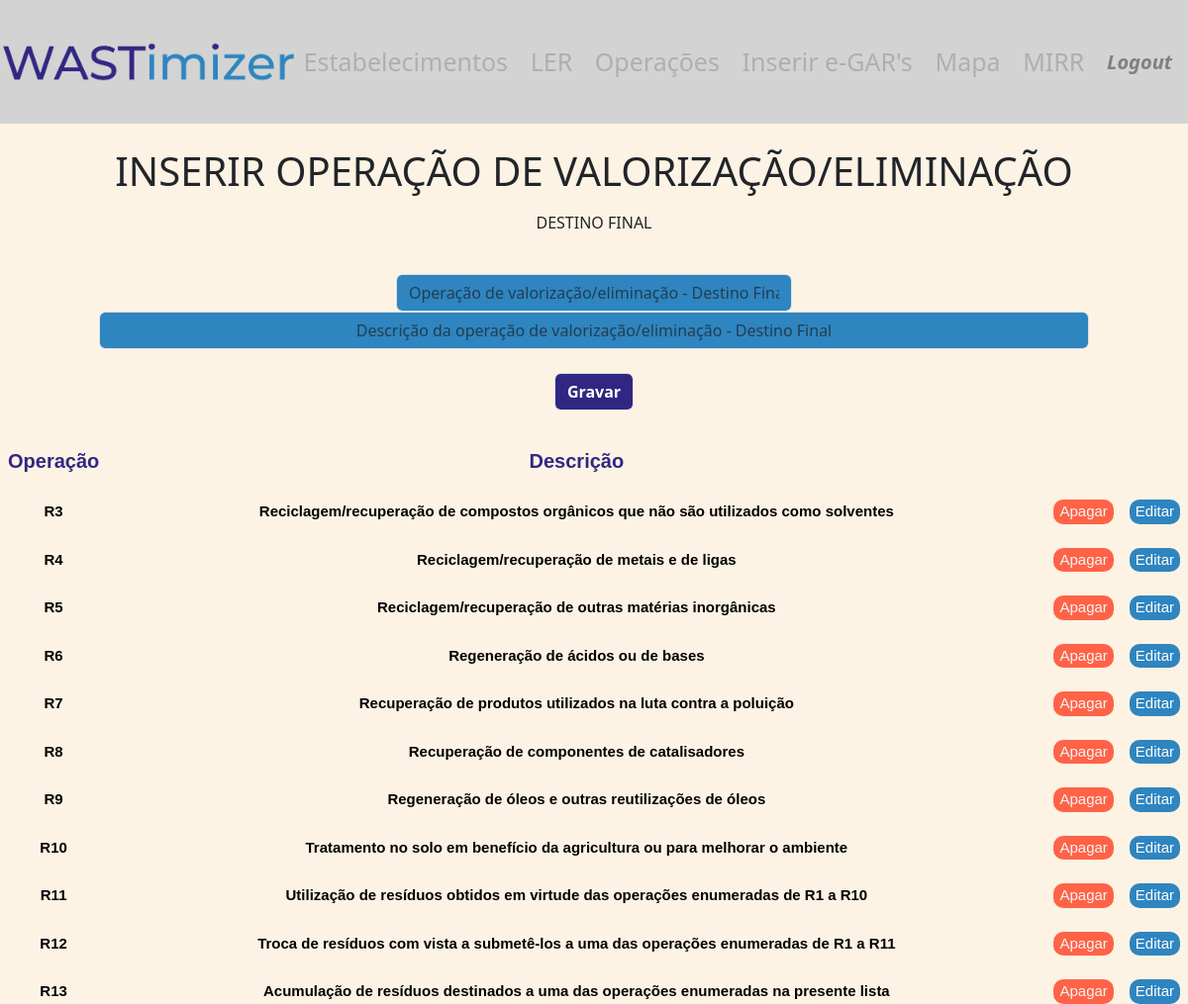
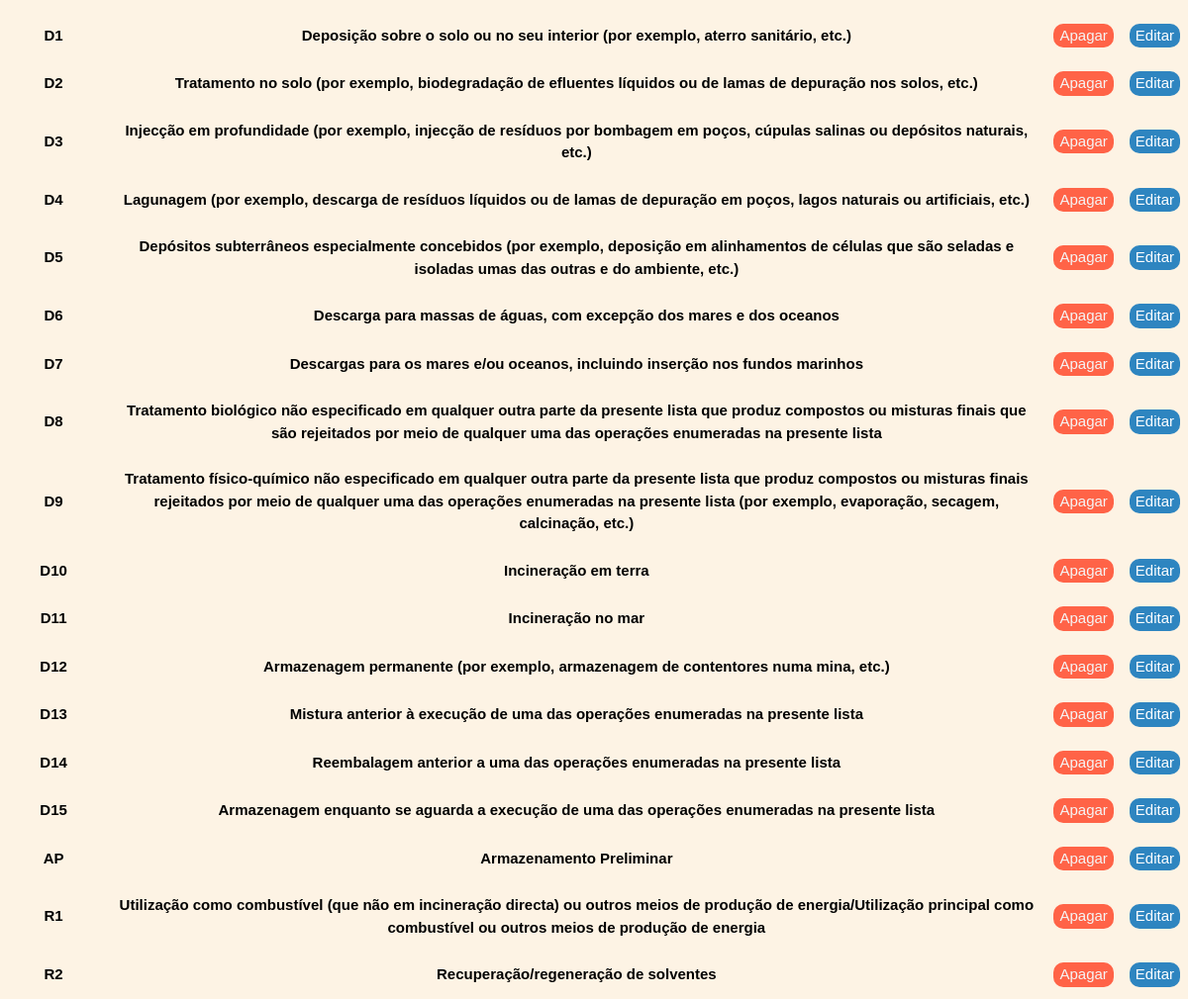
The page /operation_description (signed in) on the database its author committed (2 pictures, top to bottom).
### tables this page shows
CREATE TABLE operation_description (
    operation TEXT NOT NULL UNIQUE,
    description TEXT NOT NULL 
);

### app.py (the view, shortened to what this page needs)
@app.route("/operation_description", methods=["GET", "POST"])
@login_required
def operation_description():
    if request.method == "GET":
        all_operations = db.execute("""
        SELECT
            *
        FROM
            operation_description""")
        return render_template("operation_description.html", all_operations=all_operations)

### helpers.py (called while the page is built)
def login_required(f):
    @wraps(f)
    def decorated_function(*args, **kwargs):
        if session.get("user_id") is None:
            return redirect("/login")
        return f(*args, **kwargs)
    return decorated_function

### templates/operation_description.html (shortened to what this page needs)
{% extends "layout.html" %}
{% block main %}
<br>
<p class="display-6 text-center"> INSERIR OPERAÇÃO DE VALORIZAÇÃO/ELIMINAÇÃO</p>
<p class="display-8 text-center"> DESTINO FINAL</p>
<br>
<form action="/operation_description" method="post">
    <div class="row justify-content-center">
        <div class="col-auto">
            <input autocomplete="off" autofocus class="form-control text-center mx-auto" style="width: 400px; background-color:  rgb(46, 133, 192)"  name="operation" placeholder="Operação de valorização/eliminação - Destino Final"
            type="text">
        </div>
        <div class="col-auto">
            <input autocomplete="off" class="form-control text-center mx-auto" style="width: 1000px; background-color: rgb(46, 133, 192)"  name="description" placeholder="Descrição da operação de valorização/eliminação - Destino Final" type="text">
        </div>
    </div>
    <br>
    <button class="form-control text-white fw-bold mx-auto w-auto" style="background-color: rgb(49, 39, 131)" type="submit">Gravar</button>
    <br>
</form>
<table id="input_tables" style="width:100%">
    <thead>
        <tr>
            <th>Operação</th>
            <th>Descrição</th>
        </tr>
    </thead>
    <tbody>
        {% for row in all_operations %}
        <tr>
            <td>{{ row.operation }}</td>
            <td>{{ row.description }}</td>
            <td>
                <button class="delet_edit_bttn" style="background-color: tomato; color: whitesmoke" onclick="showConfirmDelete('{{ row.operation}}')">Apagar</button>
            </td>
            <td>
                <button class="delet_edit_bttn" style="background-color: rgb(46, 133, 192); color: white" onclick="showEditForm('{{ row.operation }}')">Editar</button>
            </td>
        </tr>
        {% endfor %}
    </tbody>
</table>
{% endblock %}

### static/style.css (style rules this page uses)
.body_layout { background-color: #fdf3e4; }
.delet_edit_bttn { border: none; border-radius: 10px; }
#input_tables { font-family: Arial, Helvetica, sans-serif; border-collapse: collapse; width: 100%; }
#input_tables td, #input_tables th { padding: 8px; padding-top: 12px; padding-bottom: 12px; font-size: 15px; text-align: center; font-weight: bold; }
#input_tables th { font-size: 20px; color: rgb(49, 39, 131); }
#input_tables td { font-size: 15px; color: black; }

### rows shown on the page
operation_description: operation "R3", description "Reciclagem/recuperação de compostos orgânicos que não são utilizados como solventes"
operation_description: operation "R4", description "Reciclagem/recuperação de metais e de ligas"
operation_description: operation "R5", description "Reciclagem/recuperação de outras matérias inorgânicas"
operation_description: operation "R6", description "Regeneração de ácidos ou de bases"
operation_description: operation "R7", description "Recuperação de produtos utilizados na luta contra a poluição"
operation_description: operation "R8", description "Recuperação de componentes de catalisadores"
operation_description: operation "R9", description "Regeneração de óleos e outras reutilizações de óleos"
operation_description: operation "R10", description "Tratamento no solo em benefício da agricultura ou para melhorar o ambiente"
operation_description: operation "R11", description "Utilização de resíduos obtidos em virtude das operações enumeradas de R1 a R10"
operation_description: operation "R12", description "Troca de resíduos com vista a submetê-los a uma das operações enumeradas de R1 a R11"
operation_description: operation "R13", description "Acumulação de resíduos destinados a uma das operações enumeradas na presente lista"
operation_description: operation "D1", description "Deposição sobre o solo ou no seu interior (por exemplo, aterro sanitário, etc.)"
operation_description: operation "D2", description "Tratamento no solo (por exemplo, biodegradação de efluentes líquidos ou de lamas de depuração nos solos, etc.)"
operation_description: operation "D3", description "Injecção em profundidade (por exemplo, injecção de resíduos por bombagem em poços, cúpulas salinas ou depósitos naturais, etc.)"
operation_description: operation "D4", description "Lagunagem (por exemplo, descarga de resíduos líquidos ou de lamas de depuração em poços, lagos naturais ou artificiais, etc.)"
operation_description: operation "D5", description "Depósitos subterrâneos especialmente concebidos (por exemplo, deposição em alinhamentos de células que são seladas e isoladas umas das outras e do ambiente, etc.)"
operation_description: operation "D6", description "Descarga para massas de águas, com excepção dos mares e dos oceanos"
operation_description: operation "D7", description "Descargas para os mares e/ou oceanos, incluindo inserção nos fundos marinhos"
operation_description: operation "D8", description "Tratamento biológico não especificado em qualquer outra parte da presente lista que produz compostos ou misturas finais que são rejeitados por meio de qualquer uma das operações enumeradas na presente lista"
operation_description: operation "D9", description "Tratamento físico-químico não especificado em qualquer outra parte da presente lista que produz compostos ou misturas finais rejeitados por meio de qualquer uma das operações enumeradas na presente lista (por exemplo, evaporação, secagem, calcinação, etc.)"
operation_description: operation "D10", description "Incineração em terra"
operation_description: operation "D11", description "Incineração no mar"
operation_description: operation "D12", description "Armazenagem permanente (por exemplo, armazenagem de contentores numa mina, etc.)"
operation_description: operation "D13", description "Mistura anterior à execução de uma das operações enumeradas na presente lista"
operation_description: operation "D14", description "Reembalagem anterior a uma das operações enumeradas na presente lista"
operation_description: operation "D15", description "Armazenagem enquanto se aguarda a execução de uma das operações enumeradas na presente lista"
operation_description: operation "AP", description "Armazenamento Preliminar"
operation_description: operation "R1", description "Utilização como combustível (que não em incineração directa) ou outros meios de produção de energia/Utilização principal como combustível ou outros meios de produção de energia"
operation_description: operation "R2", description "Recuperação/regeneração de solventes"
